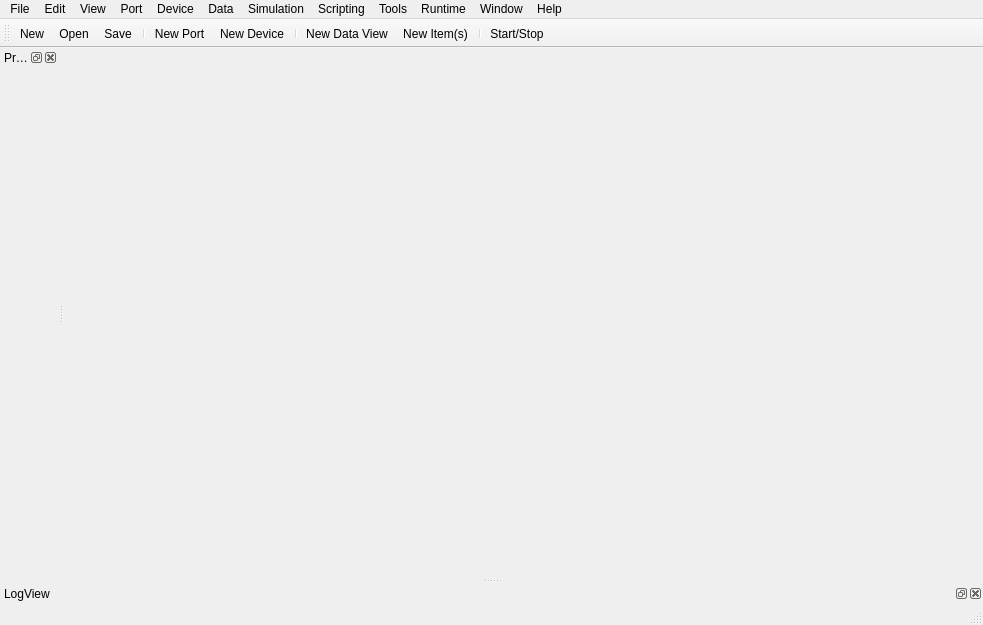
<?xml version="1.0" encoding="UTF-8"?>
<ui version="4.0">
 <class>mbServerUi</class>
 <widget class="QMainWindow" name="mbServerUi">
  <property name="geometry">
   <rect>
    <x>0</x>
    <y>0</y>
    <width>983</width>
    <height>625</height>
   </rect>
  </property>
  <property name="windowTitle">
   <string>Server</string>
  </property>
  <property name="windowIcon">
   <iconset>
    <normaloff>:/server/icons/server.ico</normaloff>:/server/icons/server.ico</iconset>
  </property>
  <widget class="QWidget" name="centralwidget">
   <layout class="QVBoxLayout" name="verticalLayout">
    <property name="spacing">
     <number>2</number>
    </property>
    <property name="leftMargin">
     <number>3</number>
    </property>
    <property name="topMargin">
     <number>3</number>
    </property>
    <property name="rightMargin">
     <number>3</number>
    </property>
    <property name="bottomMargin">
     <number>3</number>
    </property>
   </layout>
  </widget>
  <widget class="QMenuBar" name="menubar">
   <property name="geometry">
    <rect>
     <x>0</x>
     <y>0</y>
     <width>983</width>
     <height>20</height>
    </rect>
   </property>
   <widget class="QMenu" name="menuFile">
    <property name="title">
     <string>File</string>
    </property>
    <addaction name="actionFileNew"/>
    <addaction name="separator"/>
    <addaction name="actionFileOpen"/>
    <addaction name="actionFileRecent"/>
    <addaction name="actionFileClose"/>
    <addaction name="actionFileSave"/>
    <addaction name="actionFileSaveAs"/>
    <addaction name="actionFileEdit"/>
    <addaction name="actionFileImportProject"/>
    <addaction name="actionFileInfo"/>
    <addaction name="separator"/>
    <addaction name="actionFileQuit"/>
   </widget>
   <widget class="QMenu" name="menuHelp">
    <property name="title">
     <string>Help</string>
    </property>
    <addaction name="actionHelpAbout"/>
    <addaction name="actionHelpAboutQt"/>
    <addaction name="separator"/>
    <addaction name="actionHelpContents"/>
   </widget>
   <widget class="QMenu" name="menuRuntime">
    <property name="title">
     <string>Runtime</string>
    </property>
    <addaction name="actionRuntimeStartStop"/>
   </widget>
   <widget class="QMenu" name="menuView">
    <property name="title">
     <string>View</string>
    </property>
    <addaction name="actionViewProject"/>
    <addaction name="actionViewLogView"/>
    <addaction name="actionViewOutput"/>
   </widget>
   <widget class="QMenu" name="menuDevice">
    <property name="title">
     <string>Device</string>
    </property>
    <addaction name="actionDeviceNew"/>
    <addaction name="actionDeviceEdit"/>
    <addaction name="actionDeviceDelete"/>
    <addaction name="separator"/>
    <addaction name="actionDeviceImport"/>
    <addaction name="actionDeviceExport"/>
    <addaction name="separator"/>
    <addaction name="actionDeviceMemoryZerro"/>
    <addaction name="actionDeviceMemoryZerroAll"/>
    <addaction name="actionDeviceMemoryImport"/>
    <addaction name="actionDeviceMemoryExport"/>
    <addaction name="separator"/>
    <addaction name="actionDeviceScriptInit"/>
    <addaction name="actionDeviceScriptLoop"/>
    <addaction name="actionDeviceScriptFinal"/>
    <addaction name="separator"/>
    <addaction name="actionDeviceStatistics"/>
   </widget>
   <widget class="QMenu" name="menuEdit">
    <property name="title">
     <string>Edit</string>
    </property>
    <addaction name="actionEditCut"/>
    <addaction name="actionEditCopy"/>
    <addaction name="actionEditPaste"/>
    <addaction name="actionEditInsert"/>
    <addaction name="actionEditEdit"/>
    <addaction name="actionEditDelete"/>
    <addaction name="separator"/>
    <addaction name="actionEditSelectAll"/>
    <addaction name="separator"/>
    <addaction name="actionEditFind"/>
    <addaction name="actionEditReplace"/>
   </widget>
   <widget class="QMenu" name="menuDataView">
    <property name="title">
     <string>Data</string>
    </property>
    <addaction name="actionDataViewItemNew"/>
    <addaction name="actionDataViewItemEdit"/>
    <addaction name="actionDataViewItemInsert"/>
    <addaction name="actionDataViewItemDelete"/>
    <addaction name="separator"/>
    <addaction name="actionDataViewImportItems"/>
    <addaction name="actionDataViewExportItems"/>
    <addaction name="separator"/>
    <addaction name="actionDataViewNew"/>
    <addaction name="actionDataViewEdit"/>
    <addaction name="actionDataViewInsert"/>
    <addaction name="actionDataViewDelete"/>
    <addaction name="separator"/>
    <addaction name="actionDataViewImport"/>
    <addaction name="actionDataViewExport"/>
   </widget>
   <widget class="QMenu" name="menuAction">
    <property name="title">
     <string>Simulation</string>
    </property>
    <addaction name="actionSimActions"/>
    <addaction name="separator"/>
    <addaction name="actionSimActionNew"/>
    <addaction name="actionSimActionEdit"/>
    <addaction name="actionSimActionInsert"/>
    <addaction name="actionSimActionDelete"/>
    <addaction name="separator"/>
    <addaction name="actionSimActionImport"/>
    <addaction name="actionSimActionExport"/>
   </widget>
   <widget class="QMenu" name="menuWindow">
    <property name="title">
     <string>Window</string>
    </property>
    <widget class="QMenu" name="menuWindowDevices">
     <property name="title">
      <string>Devices</string>
     </property>
     <addaction name="actionWindowDeviceCloseAll"/>
     <addaction name="separator"/>
    </widget>
    <widget class="QMenu" name="menuWindowDataViews">
     <property name="title">
      <string>DataViews</string>
     </property>
     <addaction name="actionWindowDataViewCloseAll"/>
     <addaction name="separator"/>
    </widget>
    <widget class="QMenu" name="menuWindowScripts">
     <property name="title">
      <string>Scripts</string>
     </property>
     <addaction name="actionWindowScriptCloseAll"/>
     <addaction name="separator"/>
    </widget>
    <widget class="QMenu" name="menuWindowStatistics">
     <property name="title">
      <string>Statistics</string>
     </property>
     <addaction name="actionWindowStatisticsCloseAll"/>
     <addaction name="separator"/>
    </widget>
    <addaction name="actionWindowViewSubWindow"/>
    <addaction name="actionWindowViewTabbed"/>
    <addaction name="separator"/>
    <addaction name="menuWindowDataViews"/>
    <addaction name="menuWindowStatistics"/>
    <addaction name="menuWindowDevices"/>
    <addaction name="menuWindowScripts"/>
    <addaction name="separator"/>
    <addaction name="actionWindowSimActions"/>
    <addaction name="actionWindowScriptModules"/>
    <addaction name="separator"/>
    <addaction name="actionWindowCloseAll"/>
    <addaction name="separator"/>
    <addaction name="actionWindowCascade"/>
    <addaction name="actionWindowTile"/>
   </widget>
   <widget class="QMenu" name="menuPort">
    <property name="title">
     <string>Port</string>
    </property>
    <addaction name="actionPortNew"/>
    <addaction name="actionPortEdit"/>
    <addaction name="actionPortDelete"/>
    <addaction name="separator"/>
    <addaction name="actionPortDeviceNew"/>
    <addaction name="actionPortDeviceAdd"/>
    <addaction name="actionPortDeviceEdit"/>
    <addaction name="actionPortDeviceDelete"/>
    <addaction name="separator"/>
    <addaction name="actionPortImport"/>
    <addaction name="actionPortExport"/>
    <addaction name="separator"/>
    <addaction name="actionPortStatistics"/>
   </widget>
   <widget class="QMenu" name="menuTools">
    <property name="title">
     <string>Tools</string>
    </property>
    <addaction name="actionToolsSettings"/>
   </widget>
   <widget class="QMenu" name="menuScripting">
    <property name="title">
     <string>Scripting</string>
    </property>
    <addaction name="actionScriptModules"/>
    <addaction name="separator"/>
    <addaction name="actionScriptModuleNew"/>
    <addaction name="actionScriptModuleOpen"/>
    <addaction name="actionScriptModuleDelete"/>
    <addaction name="actionScriptModuleEditParams"/>
    <addaction name="separator"/>
    <addaction name="actionScriptModuleImport"/>
    <addaction name="actionScriptModuleExport"/>
   </widget>
   <addaction name="menuFile"/>
   <addaction name="menuEdit"/>
   <addaction name="menuView"/>
   <addaction name="menuPort"/>
   <addaction name="menuDevice"/>
   <addaction name="menuDataView"/>
   <addaction name="menuAction"/>
   <addaction name="menuScripting"/>
   <addaction name="menuTools"/>
   <addaction name="menuRuntime"/>
   <addaction name="menuWindow"/>
   <addaction name="menuHelp"/>
  </widget>
  <widget class="QStatusBar" name="statusbar"/>
  <widget class="QDockWidget" name="dockLogView">
   <property name="windowTitle">
    <string>LogView</string>
   </property>
   <attribute name="dockWidgetArea">
    <number>8</number>
   </attribute>
   <widget class="QWidget" name="dockWidgetContents_2">
    <layout class="QHBoxLayout" name="horizontalLayout">
     <property name="spacing">
      <number>0</number>
     </property>
     <property name="leftMargin">
      <number>0</number>
     </property>
     <property name="topMargin">
      <number>0</number>
     </property>
     <property name="rightMargin">
      <number>0</number>
     </property>
     <property name="bottomMargin">
      <number>0</number>
     </property>
    </layout>
   </widget>
  </widget>
  <widget class="QToolBar" name="toolBar">
   <property name="windowTitle">
    <string>toolBar</string>
   </property>
   <attribute name="toolBarArea">
    <enum>TopToolBarArea</enum>
   </attribute>
   <attribute name="toolBarBreak">
    <bool>false</bool>
   </attribute>
   <addaction name="actionFileNew"/>
   <addaction name="actionFileOpen"/>
   <addaction name="actionFileSave"/>
   <addaction name="separator"/>
   <addaction name="actionPortNew"/>
   <addaction name="actionDeviceNew"/>
   <addaction name="separator"/>
   <addaction name="actionDataViewNew"/>
   <addaction name="actionDataViewItemNew"/>
   <addaction name="separator"/>
   <addaction name="actionRuntimeStartStop"/>
  </widget>
  <widget class="QDockWidget" name="dockProject">
   <property name="windowTitle">
    <string>Project</string>
   </property>
   <attribute name="dockWidgetArea">
    <number>1</number>
   </attribute>
   <widget class="QWidget" name="dockWidgetContents"/>
  </widget>
  <action name="actionFileQuit">
   <property name="icon">
    <iconset resource="../../core/gui/core_rsc.qrc">
     <normaloff>:/core/icons/quit.png</normaloff>:/core/icons/quit.png</iconset>
   </property>
   <property name="text">
    <string>Quit</string>
   </property>
  </action>
  <action name="actionHelpAbout">
   <property name="text">
    <string>About</string>
   </property>
  </action>
  <action name="actionHelpAboutQt">
   <property name="text">
    <string>About Qt</string>
   </property>
  </action>
  <action name="actionHelpContents">
   <property name="text">
    <string>Contents</string>
   </property>
  </action>
  <action name="actionFileNew">
   <property name="icon">
    <iconset resource="../../core/gui/core_rsc.qrc">
     <normaloff>:/core/icons/filenew.png</normaloff>:/core/icons/filenew.png</iconset>
   </property>
   <property name="text">
    <string>New...</string>
   </property>
  </action>
  <action name="actionFileOpen">
   <property name="icon">
    <iconset resource="../../core/gui/core_rsc.qrc">
     <normaloff>:/core/icons/fileopen.png</normaloff>:/core/icons/fileopen.png</iconset>
   </property>
   <property name="text">
    <string>Open...</string>
   </property>
  </action>
  <action name="actionFileSave">
   <property name="icon">
    <iconset resource="../../core/gui/core_rsc.qrc">
     <normaloff>:/core/icons/filesave.png</normaloff>:/core/icons/filesave.png</iconset>
   </property>
   <property name="text">
    <string>Save</string>
   </property>
  </action>
  <action name="actionFileSaveAs">
   <property name="icon">
    <iconset resource="../../core/gui/core_rsc.qrc">
     <normaloff>:/core/icons/filesaveall.png</normaloff>:/core/icons/filesaveall.png</iconset>
   </property>
   <property name="text">
    <string>Save As...</string>
   </property>
  </action>
  <action name="actionRuntimeStartStop">
   <property name="icon">
    <iconset>
     <normaloff>icons/play.png</normaloff>icons/play.png</iconset>
   </property>
   <property name="text">
    <string>Start/Stop</string>
   </property>
  </action>
  <action name="actionFileEdit">
   <property name="icon">
    <iconset resource="../../core/gui/core_rsc.qrc">
     <normaloff>:/core/icons/edit.png</normaloff>:/core/icons/edit.png</iconset>
   </property>
   <property name="text">
    <string>Edit ...</string>
   </property>
  </action>
  <action name="actionViewLogView">
   <property name="text">
    <string>LogView</string>
   </property>
  </action>
  <action name="actionDeviceMemoryZerro">
   <property name="text">
    <string>Zerro Memory</string>
   </property>
  </action>
  <action name="actionDeviceMemoryImport">
   <property name="text">
    <string>Import Memory ...</string>
   </property>
  </action>
  <action name="actionDeviceMemoryExport">
   <property name="text">
    <string>Export Memory ...</string>
   </property>
  </action>
  <action name="actionDeviceMemoryZerroAll">
   <property name="text">
    <string>Zerro Memory All</string>
   </property>
  </action>
  <action name="actionToolsSettings">
   <property name="text">
    <string>Settings...</string>
   </property>
  </action>
  <action name="actionEditCut">
   <property name="text">
    <string>Cut</string>
   </property>
  </action>
  <action name="actionEditCopy">
   <property name="text">
    <string>Copy</string>
   </property>
  </action>
  <action name="actionEditPaste">
   <property name="text">
    <string>Paste</string>
   </property>
  </action>
  <action name="actionEditDelete">
   <property name="text">
    <string>Delete</string>
   </property>
  </action>
  <action name="actionEditSelectAll">
   <property name="text">
    <string>Select All</string>
   </property>
  </action>
  <action name="actionViewProject">
   <property name="text">
    <string>Project</string>
   </property>
  </action>
  <action name="actionViewSimulation">
   <property name="text">
    <string>Simulation</string>
   </property>
  </action>
  <action name="actionDeviceNew">
   <property name="icon">
    <iconset resource="../../core/gui/core_rsc.qrc">
     <normaloff>:/core/icons/device.png</normaloff>:/core/icons/device.png</iconset>
   </property>
   <property name="text">
    <string>New Device ...</string>
   </property>
  </action>
  <action name="actionDeviceEdit">
   <property name="text">
    <string>Edit Device...</string>
   </property>
  </action>
  <action name="actionDeviceDelete">
   <property name="text">
    <string>Delete Device</string>
   </property>
  </action>
  <action name="actionDeviceImport">
   <property name="text">
    <string>Import Device ...</string>
   </property>
  </action>
  <action name="actionDeviceExport">
   <property name="text">
    <string>Export Device ...</string>
   </property>
  </action>
  <action name="actionDataViewNew">
   <property name="icon">
    <iconset resource="../../core/gui/core_rsc.qrc">
     <normaloff>:/core/icons/dataview.png</normaloff>:/core/icons/dataview.png</iconset>
   </property>
   <property name="text">
    <string>New Data View ...</string>
   </property>
  </action>
  <action name="actionDataViewDelete">
   <property name="text">
    <string>Delete Data View</string>
   </property>
  </action>
  <action name="actionDataViewEdit">
   <property name="text">
    <string>Edit DataView ...</string>
   </property>
  </action>
  <action name="actionDataViewImport">
   <property name="text">
    <string>Import Data View...</string>
   </property>
  </action>
  <action name="actionDataViewExport">
   <property name="text">
    <string>Export Data View...</string>
   </property>
  </action>
  <action name="actionDataViewItemInsert">
   <property name="text">
    <string>Insert Item</string>
   </property>
  </action>
  <action name="actionDataViewItemNew">
   <property name="icon">
    <iconset resource="../../core/gui/core_rsc.qrc">
     <normaloff>:/core/icons/dataviewitem.png</normaloff>:/core/icons/dataviewitem.png</iconset>
   </property>
   <property name="text">
    <string>New Item(s)...</string>
   </property>
  </action>
  <action name="actionDataViewItemEdit">
   <property name="text">
    <string>Edit Item(s) ...</string>
   </property>
  </action>
  <action name="actionDataViewItemDelete">
   <property name="text">
    <string>Delete Items</string>
   </property>
  </action>
  <action name="actionSimActionInsert">
   <property name="text">
    <string>Insert Action</string>
   </property>
  </action>
  <action name="actionSimActionNew">
   <property name="text">
    <string>New Action(s) ...</string>
   </property>
  </action>
  <action name="actionSimActionEdit">
   <property name="text">
    <string>Edit Action(s) ...</string>
   </property>
  </action>
  <action name="actionSimActionDelete">
   <property name="text">
    <string>Delete Actions</string>
   </property>
  </action>
  <action name="actionSimActionImport">
   <property name="text">
    <string>Import Actions ...</string>
   </property>
  </action>
  <action name="actionSimActionExport">
   <property name="text">
    <string>Export Actions ...</string>
   </property>
  </action>
  <action name="actionWindowDeviceShowAll">
   <property name="text">
    <string>Show All</string>
   </property>
  </action>
  <action name="actionWindowDeviceShowActive">
   <property name="text">
    <string>Show Active Device</string>
   </property>
  </action>
  <action name="actionWindowDeviceCloseAll">
   <property name="text">
    <string>Close All</string>
   </property>
  </action>
  <action name="actionWindowDeviceCloseActive">
   <property name="text">
    <string>Close Active Device</string>
   </property>
  </action>
  <action name="actionWindowDataViewShowAll">
   <property name="text">
    <string>Show All</string>
   </property>
  </action>
  <action name="actionWindowDataViewShowActive">
   <property name="text">
    <string>Show Active DataView</string>
   </property>
  </action>
  <action name="actionWindowDataViewCloseAll">
   <property name="text">
    <string>Close All</string>
   </property>
  </action>
  <action name="actionWindowDataViewCloseActive">
   <property name="text">
    <string>Close Active DataView</string>
   </property>
  </action>
  <action name="actionWindowShowAll">
   <property name="text">
    <string>Show All</string>
   </property>
  </action>
  <action name="actionWindowShowActive">
   <property name="text">
    <string>Show Active</string>
   </property>
  </action>
  <action name="actionWindowCascade">
   <property name="text">
    <string>Cascade</string>
   </property>
  </action>
  <action name="actionWindowTile">
   <property name="text">
    <string>Tile</string>
   </property>
  </action>
  <action name="actionPortNew">
   <property name="icon">
    <iconset resource="../../core/gui/core_rsc.qrc">
     <normaloff>:/core/icons/port.png</normaloff>:/core/icons/port.png</iconset>
   </property>
   <property name="text">
    <string>New Port ...</string>
   </property>
  </action>
  <action name="actionPortEdit">
   <property name="text">
    <string>Edit Port ...</string>
   </property>
  </action>
  <action name="actionPortDelete">
   <property name="text">
    <string>Delete Port</string>
   </property>
  </action>
  <action name="actionPortDeviceNew">
   <property name="text">
    <string>New Device Ref...</string>
   </property>
  </action>
  <action name="actionPortDeviceEdit">
   <property name="text">
    <string>Edit Device Ref...</string>
   </property>
  </action>
  <action name="actionPortDeviceDelete">
   <property name="text">
    <string>Delete Device Ref</string>
   </property>
  </action>
  <action name="actionPortDeviceAdd">
   <property name="text">
    <string>Add Existing Ref...</string>
   </property>
  </action>
  <action name="actionDataViewInsert">
   <property name="text">
    <string>Insert Data View</string>
   </property>
  </action>
  <action name="actionEditInsert">
   <property name="text">
    <string>Insert</string>
   </property>
  </action>
  <action name="actionDataViewImportItems">
   <property name="text">
    <string>Import Items...</string>
   </property>
  </action>
  <action name="actionDataViewExportItems">
   <property name="text">
    <string>Export Items...</string>
   </property>
  </action>
  <action name="actionWindowCloseAll">
   <property name="text">
    <string>Close All</string>
   </property>
  </action>
  <action name="actionWindowCloseActive">
   <property name="text">
    <string>Close Active</string>
   </property>
  </action>
  <action name="actionPortImport">
   <property name="text">
    <string>Import Port...</string>
   </property>
  </action>
  <action name="actionPortExport">
   <property name="text">
    <string>Export Port...</string>
   </property>
  </action>
  <action name="actionEditEdit">
   <property name="text">
    <string>Edit</string>
   </property>
  </action>
  <action name="actionFileInfo">
   <property name="text">
    <string>Info...</string>
   </property>
  </action>
  <action name="actionFileRecent">
   <property name="text">
    <string>Recent</string>
   </property>
  </action>
  <action name="actionFileClose">
   <property name="text">
    <string>Close</string>
   </property>
  </action>
  <action name="actionViewOutput">
   <property name="text">
    <string>Output</string>
   </property>
  </action>
  <action name="actionDeviceScriptInit">
   <property name="text">
    <string>Script Init ...</string>
   </property>
  </action>
  <action name="actionDeviceScriptLoop">
   <property name="text">
    <string>Script Loop ...</string>
   </property>
  </action>
  <action name="actionDeviceScriptFinal">
   <property name="text">
    <string>Script Final ...</string>
   </property>
  </action>
  <action name="actionTEST">
   <property name="text">
    <string>TEST</string>
   </property>
  </action>
  <action name="actionScriptModuleNew">
   <property name="text">
    <string>New Module ...</string>
   </property>
  </action>
  <action name="actionScriptModuleOpen">
   <property name="text">
    <string>Open Module</string>
   </property>
  </action>
  <action name="actionScriptModuleDelete">
   <property name="text">
    <string>Delete Module</string>
   </property>
  </action>
  <action name="actionScriptModuleEditParams">
   <property name="text">
    <string>Edit Module Params ...</string>
   </property>
  </action>
  <action name="actionScriptModuleImport">
   <property name="text">
    <string>Import Module ...</string>
   </property>
  </action>
  <action name="actionScriptModuleExport">
   <property name="text">
    <string>Export Module ...</string>
   </property>
  </action>
  <action name="actionViewScriptModules">
   <property name="text">
    <string>Script Modules</string>
   </property>
  </action>
  <action name="actionWindowViewSubWindow">
   <property name="text">
    <string>View SubWindow</string>
   </property>
  </action>
  <action name="actionWindowViewTabbed">
   <property name="text">
    <string>View Tabbed</string>
   </property>
  </action>
  <action name="actionWindowScriptShowAll">
   <property name="text">
    <string>Show All</string>
   </property>
  </action>
  <action name="actionWindowScriptCloseAll">
   <property name="text">
    <string>Close All</string>
   </property>
  </action>
  <action name="actionEditFind">
   <property name="text">
    <string>Find ...</string>
   </property>
  </action>
  <action name="actionEditReplace">
   <property name="text">
    <string>Replace ...</string>
   </property>
  </action>
  <action name="actionFileImportProject">
   <property name="text">
    <string>Import Project ...</string>
   </property>
  </action>
  <action name="actionPortStatistics">
   <property name="text">
    <string>Statistics...</string>
   </property>
  </action>
  <action name="actionDeviceStatistics">
   <property name="text">
    <string>Statistics...</string>
   </property>
  </action>
  <action name="actionWindowStatisticsCloseAll">
   <property name="text">
    <string>Close All</string>
   </property>
  </action>
  <action name="actionSimActions">
   <property name="text">
    <string>Simulation</string>
   </property>
  </action>
  <action name="actionWindowSimActions">
   <property name="text">
    <string>Simulation</string>
   </property>
  </action>
  <action name="actionScriptModules">
   <property name="text">
    <string>Script Modules</string>
   </property>
  </action>
  <action name="actionWindowScriptModules">
   <property name="text">
    <string>Script Modules</string>
   </property>
  </action>
 </widget>
 <resources>
  <include location="../../core/gui/core_rsc.qrc"/>
 </resources>
 <connections/>
</ui>
